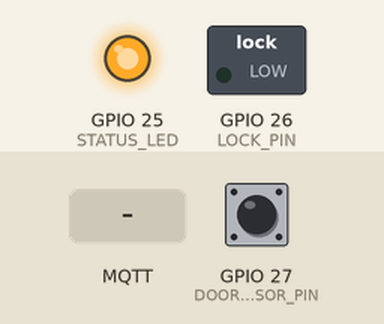
The sketch below on a simulated ESP32. Shown: switched loads named in the sketch (green lamp = pin HIGH), output pins drawn as LEDs (lit = HIGH). The test bench sets the inputs (shaded band); at power-on: GPIO 27 (DOOR_SENSOR_PIN) HIGH. WiFi joins after 1.5 s; servers stay silent unless stated; no MQTT or app messages arrive unless stated; what the sketch prints to the serial monitor is not drawn.

Above: at 2.6 s.
At 4.4 s:
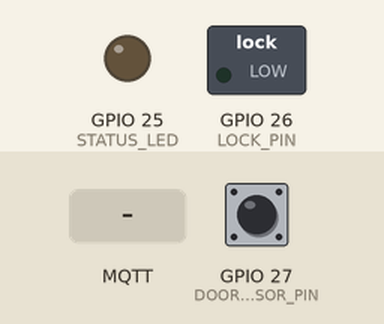
4.5 s: MQTT message "1" arrives on the first subscribed topic
At 4.9 s:
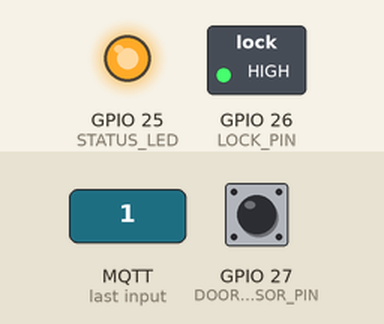
6.0 s: MQTT message "on" arrives on the first subscribed topic
7.5 s: MQTT message "off" arrives on the first subscribed topic
9.0 s: GPIO 27 (DOOR_SENSOR_PIN) pulsed LOW 2 times (0.12 s each, 0.3 s apart)
Timing chart, 0 to 12.0 s (numbered marks = the images above; inputs shaded):
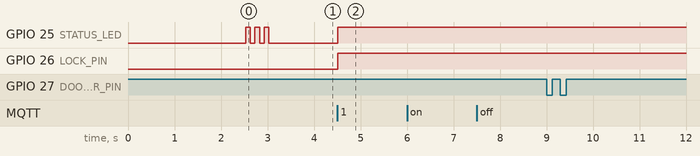

The sketch:

ESP32_SmartLocker_Code.ino
```cpp
/*
 * ESP32 Smart Locker Controller v2.0
 *
 * This code connects to WiFi and MQTT broker, then listens for unlock/lock commands
 * for a specific locker ID and controls the door lock accordingly.
 *
 * UPDATED FLOW (November 2025):
 * ================================
 * 1. User scans QR code → ESP32 receives UNLOCK command → Door unlocks
 * 2. Door STAYS UNLOCKED (no auto-lock timer!)
 * 3. User completes verification → ESP32 receives LOCK command → Door locks
 *
 * KEY CHANGES FROM PREVIOUS VERSION:
 * - Removed auto-lock timer (was 5 seconds)
 * - Door unlocks after QR scan (not after verification)
 * - Door locks after verification success (not automatically)
 *
 * Hardware Requirements:
 * - ESP32 DevKit (30-pin or 38-pin)
 * - 5V Relay module (1-channel)
 * - 12V Solenoid door lock
 * - 12V Power supply (2A minimum recommended)
 * - Jumper wires
 *
 * Pin Configuration:
 * - GPIO 26: Lock Control (connected to relay IN pin)
 * - GPIO 25: Lock Status LED (optional - visual indicator)
 * - GPIO 27: Door Sensor (optional - magnetic sensor for security)
 *
 * Wiring:
 * - ESP32 GPIO 26 → Relay IN
 * - ESP32 5V → Relay VCC
 * - ESP32 GND → Relay GND
 * - Relay COM → 12V+ (from power supply)
 * - Relay NO → Solenoid Lock+ (red wire)
 * - 12V GND → Solenoid Lock- (black wire)
 *
 * MQTT Topics:
 * - Subscribe: smartlocker/locker/{LOCKER_ID}/unlock
 * - Subscribe: smartlocker/locker/{LOCKER_ID}/lock
 * - Publish:   smartlocker/locker/{LOCKER_ID}/status
 *
 * Author: Smart Locker Team
 * Last Updated: November 7, 2025
 */

#include <WiFi.h>
#include <PubSubClient.h>

// ============= CONFIGURATION - CHANGE THESE BEFORE UPLOADING! =============

// WiFi credentials (REQUIRED - must change!)
const char* ssid = "YOUR_WIFI_SSID";        // ⚠️ CHANGE THIS! Your WiFi network name
const char* password = "YOUR_WIFI_PASSWORD"; // ⚠️ CHANGE THIS! Your WiFi password
                                             // NOTE: ESP32 only supports 2.4GHz WiFi (not 5GHz)

// MQTT Broker settings
const char* mqtt_server = "test.mosquitto.org";  // Public test broker (free, no auth)
                                                  // For production: Use private broker
                                                  // Example: "192.168.1.100" or "broker.example.com"
const int mqtt_port = 1883;                      // Default MQTT port (1883 for non-SSL)
const char* mqtt_user = "";                      // Leave empty if no authentication
const char* mqtt_password = "";                  // Leave empty if no authentication

// Locker ID - MUST BE UNIQUE FOR EACH ESP32
const char* LOCKER_ID = "LOCKER_001";  // ⚠️ CHANGE THIS for each locker!
                                        // This MUST match the QR code content exactly
                                        // Examples: LOCKER_001, LOCKER_002, LOCKER_003
                                        // LOCKER_001 ≠ locker_001 (case-sensitive!)

// GPIO Pins
const int LOCK_PIN = 26;        // Relay control pin (DO NOT CHANGE unless you rewire)
const int STATUS_LED = 25;      // Status LED pin (optional, can disable if not used)
const int DOOR_SENSOR_PIN = 27; // Magnetic door sensor pin (optional, for security alerts)

// ============= GLOBAL VARIABLES (DO NOT CHANGE) =============
WiFiClient espClient;
PubSubClient mqttClient(espClient);

bool isUnlocked = false;  // Current lock state (false = locked, true = unlocked)

// MQTT Topics (automatically generated from LOCKER_ID)
String unlockTopic;  // Topic to receive unlock commands
String lockTopic;    // Topic to receive lock commands
String statusTopic;  // Topic to publish status updates

// ============= SETUP =============
void setup() {
  Serial.begin(115200);
  delay(1000);

  Serial.println("\n\n===========================================");
  Serial.println("   ESP32 Smart Locker Controller v2.0");
  Serial.println("===========================================");
  Serial.print("Locker ID: ");
  Serial.println(LOCKER_ID);
  Serial.println("-------------------------------------------");
  Serial.println("Flow:");
  Serial.println("1. QR Scan → UNLOCK (stays open)");
  Serial.println("2. Verification Success → LOCK");
  Serial.println("===========================================\n");

  // Initialize pins
  pinMode(LOCK_PIN, OUTPUT);
  pinMode(STATUS_LED, OUTPUT);
  pinMode(DOOR_SENSOR_PIN, INPUT_PULLUP);

  // Initial state: LOCKED
  digitalWrite(LOCK_PIN, LOW);
  digitalWrite(STATUS_LED, LOW);

  // Build MQTT topics
  unlockTopic = "smartlocker/locker/" + String(LOCKER_ID) + "/unlock";
  lockTopic = "smartlocker/locker/" + String(LOCKER_ID) + "/lock";
  statusTopic = "smartlocker/locker/" + String(LOCKER_ID) + "/status";

  // Connect to WiFi
  setupWiFi();

  // Setup MQTT
  mqttClient.setServer(mqtt_server, mqtt_port);
  mqttClient.setCallback(mqttCallback);

  // Connect to MQTT
  reconnectMQTT();

  // Send initial status
  publishStatus("LOCKED", "System initialized");
}

// ============= MAIN LOOP =============
void loop() {
  // Maintain MQTT connection (auto-reconnect if disconnected)
  if (!mqttClient.connected()) {
    reconnectMQTT();
  }
  mqttClient.loop();

  // ⚠️ NO AUTO-LOCK TIMER - Door stays unlocked until lock command is received
  // This is intentional! Door only locks when backend sends lock command
  // after successful verification.

  // Optional: Check door sensor for security alerts
  checkDoorSensor();

  delay(10);  // Small delay to prevent CPU overload
}

// ============= WiFi FUNCTIONS =============
void setupWiFi() {
  Serial.println("\nConnecting to WiFi...");
  Serial.print("SSID: ");
  Serial.println(ssid);

  WiFi.mode(WIFI_STA);
  WiFi.begin(ssid, password);

  int attempts = 0;
  while (WiFi.status() != WL_CONNECTED && attempts < 30) {
    delay(500);
    Serial.print(".");
    attempts++;
  }

  if (WiFi.status() == WL_CONNECTED) {
    Serial.println("\n✅ WiFi Connected!");
    Serial.print("IP Address: ");
    Serial.println(WiFi.localIP());

    // Blink LED to indicate WiFi connected
    for(int i = 0; i < 3; i++) {
      digitalWrite(STATUS_LED, HIGH);
      delay(100);
      digitalWrite(STATUS_LED, LOW);
      delay(100);
    }
  } else {
    Serial.println("\n❌ WiFi Connection Failed!");
  }
}

// ============= MQTT FUNCTIONS =============
void reconnectMQTT() {
  while (!mqttClient.connected()) {
    Serial.println("\nConnecting to MQTT broker...");
    Serial.print("Broker: ");
    Serial.println(mqtt_server);

    String clientId = "ESP32_Locker_" + String(LOCKER_ID);

    if (mqttClient.connect(clientId.c_str(), mqtt_user, mqtt_password)) {
      Serial.println("✅ MQTT Connected!");

      // Subscribe to unlock and lock topics
      mqttClient.subscribe(unlockTopic.c_str());
      mqttClient.subscribe(lockTopic.c_str());

      Serial.print("📡 Subscribed to: ");
      Serial.println(unlockTopic);
      Serial.print("📡 Subscribed to: ");
      Serial.println(lockTopic);

      // Publish online status
      publishStatus("LOCKED", "ESP32 online");

    } else {
      Serial.print("❌ MQTT Connection failed, rc=");
      Serial.println(mqttClient.state());
      Serial.println("Retrying in 5 seconds...");
      delay(5000);
    }
  }
}

void mqttCallback(char* topic, byte* payload, unsigned int length) {
  Serial.println("\n📨 Message received!");
  Serial.print("Topic: ");
  Serial.println(topic);

  // Convert payload to string
  String message = "";
  for (unsigned int i = 0; i < length; i++) {
    message += (char)payload[i];
  }
  Serial.print("Payload: ");
  Serial.println(message);

  // Check which topic the message came from
  String topicStr = String(topic);

  if (topicStr == unlockTopic) {
    // Unlock command received (after QR scan)
    unlockDoor();
  }
  else if (topicStr == lockTopic) {
    // Lock command received (after verification success)
    lockDoor();
  }
  else {
    Serial.println("⚠️  Unknown topic!");
  }
}

// ============= LOCK CONTROL FUNCTIONS =============
void unlockDoor() {
  Serial.println("\n===========================================");
  Serial.println("🔓 UNLOCK COMMAND RECEIVED");
  Serial.println("===========================================");
  Serial.println("⚡ Activating relay...");

  digitalWrite(LOCK_PIN, HIGH);  // Activate relay (unlock)
  digitalWrite(STATUS_LED, HIGH); // Turn on LED

  isUnlocked = true;

  Serial.println("✅ Door UNLOCKED");
  Serial.println("⏳ Waiting for LOCK command...");
  Serial.println("   (No auto-lock - door stays open)");
  Serial.println("===========================================\n");

  publishStatus("UNLOCKED", "Door unlocked - waiting for verification");

  // Beep pattern (if buzzer connected)
  // beepUnlock();
}

void lockDoor() {
  Serial.println("\n===========================================");
  Serial.println("🔒 LOCK COMMAND RECEIVED");
  Serial.println("===========================================");
  Serial.println("⚡ Deactivating relay...");

  digitalWrite(LOCK_PIN, LOW);   // Deactivate relay (lock)
  digitalWrite(STATUS_LED, LOW);  // Turn off LED

  isUnlocked = false;

  Serial.println("✅ Door LOCKED");
  Serial.println("🔐 Locker secured");
  Serial.println("===========================================\n");

  publishStatus("LOCKED", "Door locked after verification");

  // Beep pattern (if buzzer connected)
  // beepLock();
}

void publishStatus(String status, String message) {
  // Create JSON payload with status information
  String payload = "{";
  payload += "\"locker_id\":\"" + String(LOCKER_ID) + "\",";
  payload += "\"status\":\"" + status + "\",";
  payload += "\"message\":\"" + message + "\",";
  payload += "\"timestamp\":\"" + String(millis()) + "\",";
  payload += "\"wifi_rssi\":" + String(WiFi.RSSI()) + ",";
  payload += "\"uptime_ms\":" + String(millis());
  payload += "}";

  // Publish to status topic
  bool published = mqttClient.publish(statusTopic.c_str(), payload.c_str());

  if (published) {
    Serial.println("\n📤 Status published:");
    Serial.println(payload);
  } else {
    Serial.println("\n⚠️  Failed to publish status (MQTT disconnected?)");
  }
}

void checkDoorSensor() {
  // Optional: Read magnetic door sensor for security monitoring
  // Door sensor: LOW = door open, HIGH = door closed
  // Only enable this if you have a door sensor installed on GPIO 27

  static bool lastDoorState = HIGH;
  bool currentDoorState = digitalRead(DOOR_SENSOR_PIN);

  // Detect state change
  if (currentDoorState != lastDoorState) {
    if (currentDoorState == LOW && !isUnlocked) {
      // SECURITY ALERT: Door opened while locked!
      publishStatus("ALERT", "Security breach - door opened while locked!");
      Serial.println("\n⚠️⚠️⚠️  SECURITY ALERT  ⚠️⚠️⚠️");
      Serial.println("Door opened while locked!");
      Serial.println("Possible forced entry detected!");

      // Optional: Add buzzer alarm here
      // alarmBuzzer();
    }
    else if (currentDoorState == HIGH && isUnlocked) {
      // Door closed while unlocked (normal during package placement)
      Serial.println("ℹ️  Door closed (waiting for lock command)");
    }

    lastDoorState = currentDoorState;
  }
}

// ============= UTILITY FUNCTIONS =============

void printSystemInfo() {
  // Print system information for debugging
  Serial.println("\n========== SYSTEM INFO ==========");
  Serial.print("Locker ID: ");
  Serial.println(LOCKER_ID);
  Serial.print("WiFi SSID: ");
  Serial.println(ssid);
  Serial.print("IP Address: ");
  Serial.println(WiFi.localIP());
  Serial.print("WiFi RSSI: ");
  Serial.print(WiFi.RSSI());
  Serial.println(" dBm");
  Serial.print("MQTT Server: ");
  Serial.println(mqtt_server);
  Serial.print("Uptime: ");
  Serial.print(millis() / 1000);
  Serial.println(" seconds");
  Serial.print("Lock State: ");
  Serial.println(isUnlocked ? "UNLOCKED" : "LOCKED");
  Serial.println("=================================\n");
}

// ============= OPTIONAL: BUZZER FUNCTIONS =============
/*
void beepUnlock() {
  tone(BUZZER_PIN, 1000, 100);
  delay(150);
  tone(BUZZER_PIN, 1200, 100);
}

void beepLock() {
  tone(BUZZER_PIN, 800, 200);
}
*/
```

Measured:
- after the input at 4.5 s, GPIO 25 (STATUS_LED), GPIO 26 (LOCK_PIN): LOW → HIGH at once
- after the input at 6.0 s, every drawn part: stays the same
- after the input at 7.5 s, every drawn part: stays the same
- after the input at 9.0 s, every drawn part: stays the same
